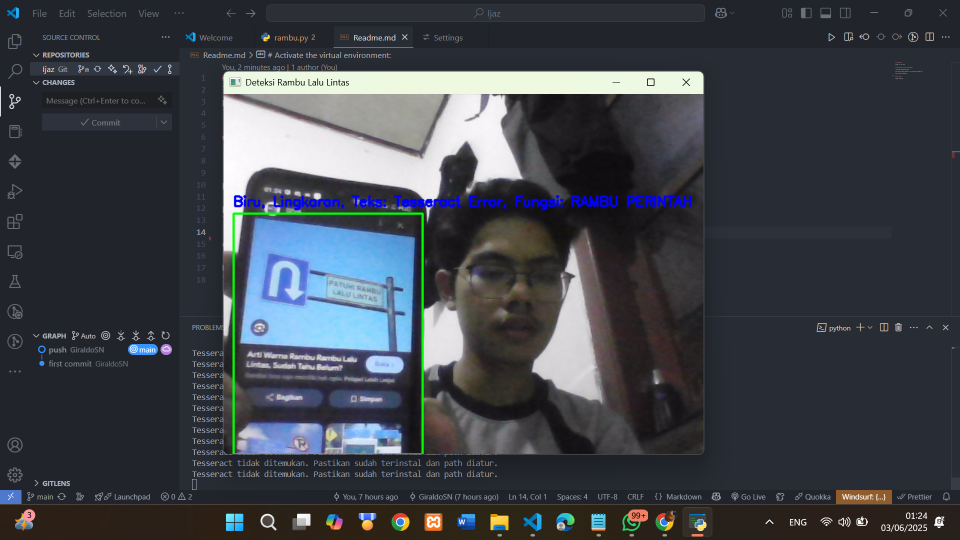
#> input picture coba.png, 1920 x 1080 px, given in place of the camera (shown at 1/2 size)
$ python rambu.py
#> lines starting #> are read from the running program, lines starting #| are printed output that depends on the picture; after the words box and inside, x2 and y2 are one past the last pixel; in counts of white or black regions, pixels touching at a corner belong together
import cv2
import numpy as np
import pytesseract # Pastikan Anda sudah menginstal pytesseract dan Tesseract-OCR

# Atur lokasi instalasi Tesseract-OCR jika tidak terdeteksi otomatis
# pytesseract.pytesseract.tesseract_cmd = r'C:\Program Files\Tesseract-OCR\tesseract.exe' # Contoh di Windows

# [66 lines left out: functions deteksi_bentuk, prediksi_fungsi, not called in this run]

# Buka kamera (0 untuk kamera default)
cap = cv2.VideoCapture(0)

if not cap.isOpened():
    print("Error: Tidak dapat membuka kamera.")
    exit()

# Inisialisasi variabel untuk melacak kontur stabil
# Ini akan membantu menstabilkan bounding box dan label
stable_contours = {}
STABILITY_THRESHOLD = 5 # Jumlah frame kontur harus terdeteksi untuk dianggap stabil
MAX_CONTOUR_AGE = 10 # Kontur akan dihapus jika tidak terdeteksi selama sejumlah frame ini

while True:
    ret, frame = cap.read()
#> frame is the input picture: shape (1080, 1920, 3); mean B, G, R 74, 67.4, 62.9
    if not ret:
        print("Error: Tidak dapat membaca frame dari kamera.")
        break

    frame = cv2.resize(frame, (640, 480))
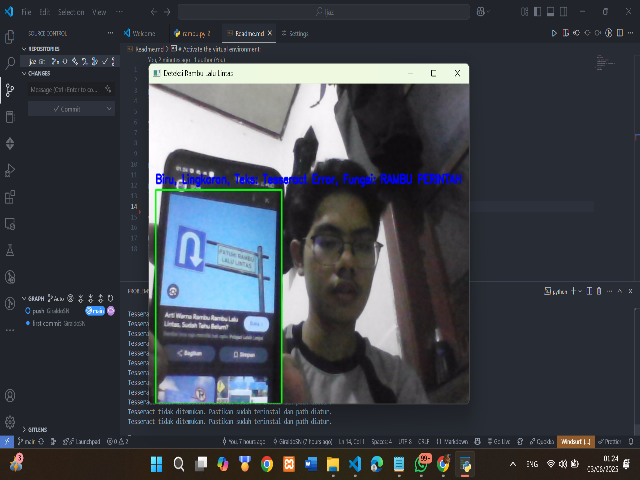
#> frame: shape (480, 640, 3); mean B, G, R 74.2, 67.5, 62.9
    output = frame.copy()

    blurred_frame = cv2.GaussianBlur(frame, (5, 5), 0)
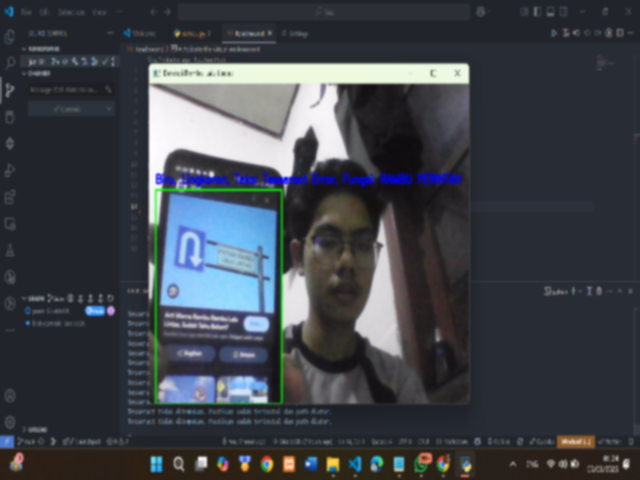
#> blurred_frame: shape (480, 640, 3); mean B, G, R 74.2, 67.5, 62.9
    hsv = cv2.cvtColor(blurred_frame, cv2.COLOR_BGR2HSV)
#> hsv: shape (480, 640, 3); mean H, S, V 101.3, 57.5, 77.9

    warna_ranges = {
        "Merah": {
            "lower1": np.array([0, 100, 100]), "upper1": np.array([10, 255, 255]),
            "lower2": np.array([170, 100, 100]), "upper2": np.array([179, 255, 255])
        },
        "Biru": {"lower": np.array([90, 50, 50]), "upper": np.array([130, 255, 255])},
        "Kuning": {"lower": np.array([20, 100, 100]), "upper": np.array([30, 255, 255])},
        "Hijau": {"lower": np.array([40, 50, 50]), "upper": np.array([80, 255, 255])}
    }

    current_frame_detections = []

    for warna, ranges in warna_ranges.items():
        mask = None
        if warna == "Merah":
            mask1 = cv2.inRange(hsv, ranges["lower1"], ranges["upper1"])
            mask2 = cv2.inRange(hsv, ranges["lower2"], ranges["upper2"])
            mask = mask1 + mask2
        else:
            mask = cv2.inRange(hsv, ranges["lower"], ranges["upper"])

        kernel = np.ones((5, 5), np.uint8)
        mask = cv2.morphologyEx(mask, cv2.MORPH_OPEN, kernel)
        mask = cv2.morphologyEx(mask, cv2.MORPH_CLOSE, kernel)

        contours, _ = cv2.findContours(mask, cv2.RETR_EXTERNAL, cv2.CHAIN_APPROX_SIMPLE)

        for cnt in contours:
            area = cv2.contourArea(cnt)
            if area > 2000: # Meningkatkan ambang batas area untuk objek yang lebih jelas
                x, y, w, h = cv2.boundingRect(cnt)
                # Filter rasio aspek untuk bentuk yang wajar (hindari garis tipis panjang)
                if not (h == 0 or w / h > 5 or h / w > 5):
                    current_frame_detections.append({
                        "warna": warna,
                        "contour": cnt,
                        "bbox": (x, y, w, h)
                    })
#> this loop made 4 passes
#> pass 1, `mask1 = cv2.inRange(hsv, ranges["lower1"], ranges["upper1"])`:
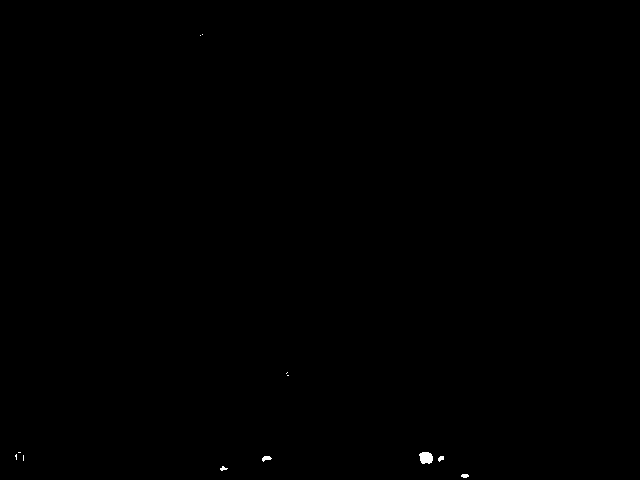
#> mask1: shape (480, 640); 0.09% white; 12 white regions (7 under 20 px), largest, box (x1, y1, x2, y2) and area: (419, 452, 433, 464) 136, (262, 456, 272, 462) 37, (461, 474, 469, 478) 26, (438, 456, 444, 462) 25, (220, 466, 228, 471) 22
#> pass 1, `mask2 = cv2.inRange(hsv, ranges["lower2"], ranges["upper2"])`:
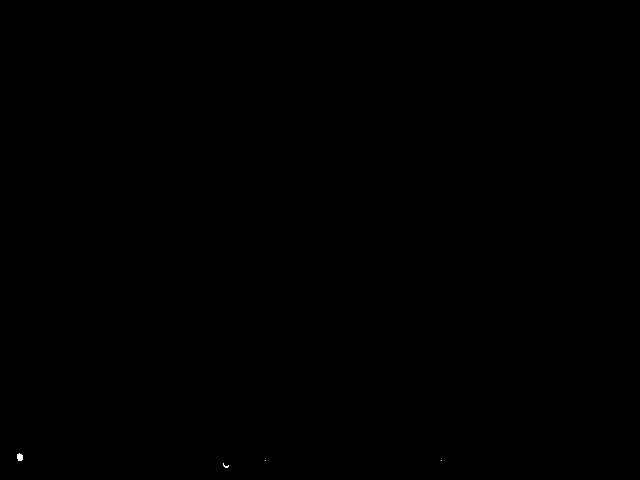
#> mask2: shape (480, 640); 0.02% white; 4 white regions (3 under 20 px), largest, box (x1, y1, x2, y2) and area: (17, 453, 23, 461) 39
#> after the loop:
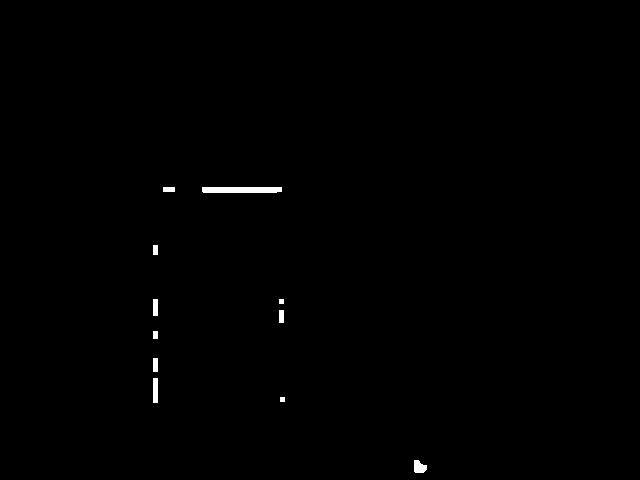
#> mask: shape (480, 640); 0.37% white; 11 white regions, largest, box (x1, y1, x2, y2) and area: (202, 187, 282, 193) 474, (414, 460, 427, 473) 130, (153, 378, 158, 403) 125
#> after the loop, current_frame_detections = 2 items

    # Perbarui status kontur stabil
    new_stable_contours = {}
    for det in current_frame_detections:
        # Coba cocokkan deteksi saat ini dengan kontur yang sudah stabil
        matched = False
        for stable_id, stable_data in stable_contours.items():
            x_stable, y_stable, w_stable, h_stable = stable_data["bbox"]
            x_curr, y_curr, w_curr, h_curr = det["bbox"]

            # Periksa tumpang tindih (Overlap)
            if (x_curr < x_stable + w_stable and x_curr + w_curr > x_stable and
                y_curr < y_stable + h_stable and y_curr + h_curr > y_stable):

                # Update data kontur yang cocok
                new_stable_contours[stable_id] = {
                    "count": stable_data["count"] + 1,
                    "bbox": det["bbox"],
                    "warna": det["warna"],
                    "contour": det["contour"],
                    "last_seen": 0 # Reset hitungan tidak terlihat
                }
                matched = True
                break

        if not matched:
            # Jika tidak cocok, tambahkan sebagai kontur baru
            new_stable_contours[len(stable_contours) + 1] = {
                "count": 1,
                "bbox": det["bbox"],
                "warna": det["warna"],
                "contour": det["contour"],
                "last_seen": 0
            }
#> this loop made 2 passes
#> after the loop, new_stable_contours = 1 item

    # Hapus kontur yang tidak lagi terlihat atau tidak stabil
    for stable_id, stable_data in stable_contours.items():
        if stable_id not in new_stable_contours:
            stable_data["last_seen"] += 1
            if stable_data["last_seen"] < MAX_CONTOUR_AGE:
                new_stable_contours[stable_id] = stable_data # Pertahankan sementara

    stable_contours = {k: v for k, v in new_stable_contours.items() if v["count"] >= STABILITY_THRESHOLD or v["last_seen"] < MAX_CONTOUR_AGE}
#> stable_contours = 1 item

    # Proses kontur yang stabil
    for stable_id, data in stable_contours.items():
        if data["count"] >= STABILITY_THRESHOLD: # Hanya proses yang benar-benar stabil
            x, y, w, h = data["bbox"]
            warna = data["warna"]
            cnt = data["contour"]

            bentuk = deteksi_bentuk(cnt)

            # Ekstrak teks dari area bounding box
            teks_terdeteksi = ""
            if w > 30 and h > 30: # Hanya coba OCR jika ukuran rambu cukup besar
                roi = frame[y:y+h, x:x+w]
                # Konversi ROI ke grayscale untuk OCR yang lebih baik
                gray_roi = cv2.cvtColor(roi, cv2.COLOR_BGR2GRAY)
                # Terapkan thresholding atau adaptif thresholding jika diperlukan
                _, thresh_roi = cv2.threshold(gray_roi, 0, 255, cv2.THRESH_BINARY + cv2.THRESH_OTSU)

                # Gunakan Tesseract untuk mendeteksi teks
                # config='--psm 8' (Page Segmentation Mode 8: Treat the image as a single word)
                # atau --psm 6 (Assume a single uniform block of text)
                # l='eng' untuk bahasa Inggris
                try:
                    teks_terdeteksi = pytesseract.image_to_string(thresh_roi, config='--psm 8', lang='eng').strip()
                    # Filter teks yang terlalu pendek atau hanya whitespace
                    if len(teks_terdeteksi) < 2 or not any(c.isalnum() for c in teks_terdeteksi):
                        teks_terdeteksi = ""
                except pytesseract.TesseractNotFoundError:
                    teks_terdeteksi = "Tesseract Error"
                    print("Tesseract tidak ditemukan. Pastikan sudah terinstal dan path diatur.")
                except Exception as e:
                    teks_terdeteksi = f"OCR Error: {e}"


            fungsi = prediksi_fungsi(warna, bentuk, teks_terdeteksi)

            # Gambar kotak pembatas
            cv2.rectangle(output, (x, y), (x + w, y + h), (0, 255, 0), 2) # Warna hijau untuk kotak

            # Teks label
            label = f"{warna}, {bentuk}"
            if teks_terdeteksi:
                label += f", Teks: {teks_terdeteksi}"
            label += f", Fungsi: {fungsi}"

            # Pastikan label tidak melebihi batas atas frame
            text_size = cv2.getTextSize(label, cv2.FONT_HERSHEY_SIMPLEX, 0.6, 2)[0]
            label_y = y - 10
            if label_y < text_size[1] + 5: # Jika terlalu dekat dengan atas, taruh di bawah
                label_y = y + h + text_size[1] + 10

            cv2.putText(output, label, (x, label_y), cv2.FONT_HERSHEY_SIMPLEX, 0.6, (255, 0, 0), 2)
#> this loop made 1 pass
#> stable_id on pass 1: 1

    cv2.imshow("Deteksi Rambu Lalu Lintas", output)

    if cv2.waitKey(1) & 0xFF == ord('q'):
#> (key q is pressed here)
        break

cap.release()
cv2.destroyAllWindows()
